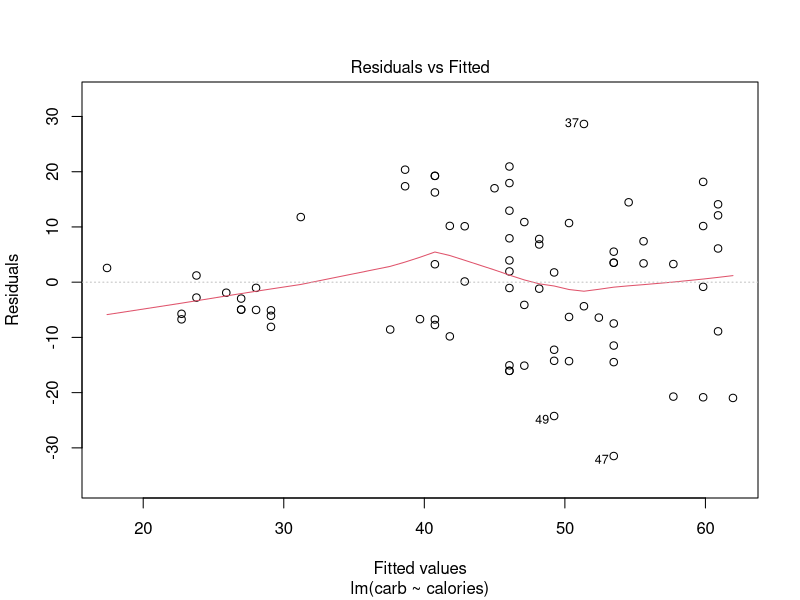
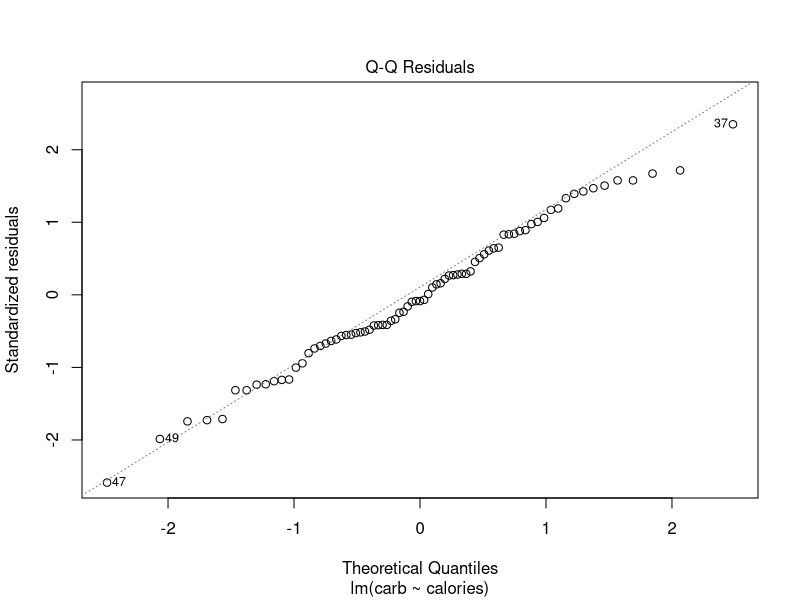
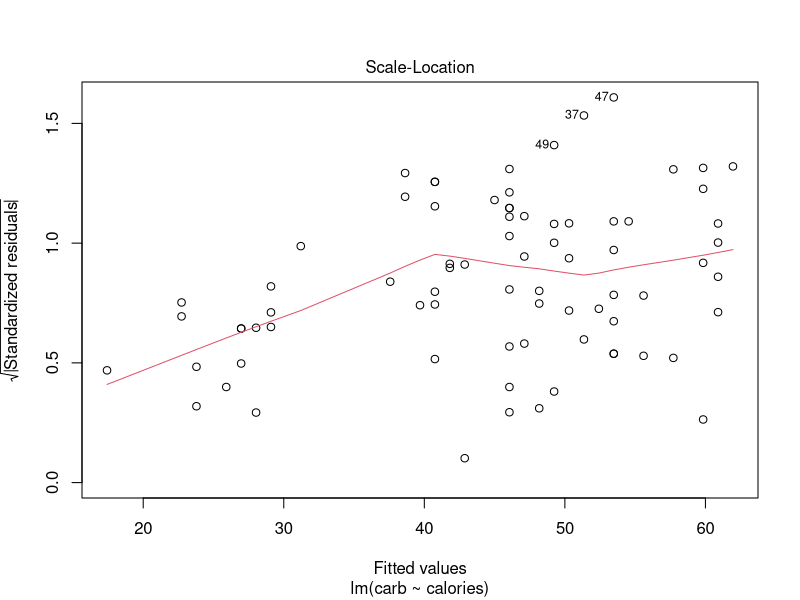
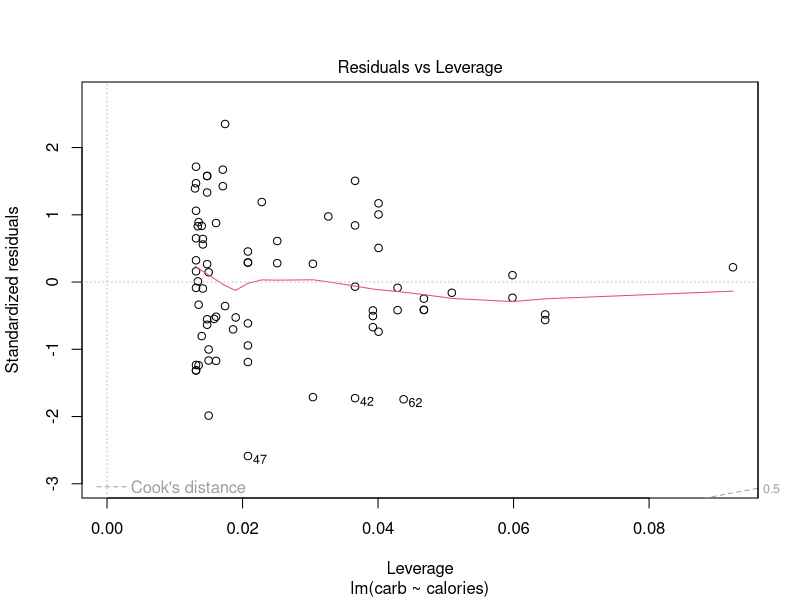
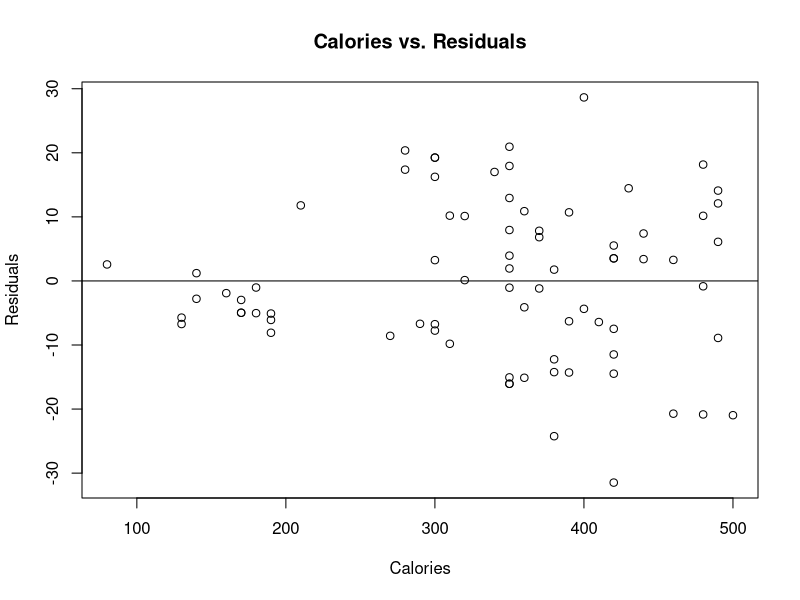
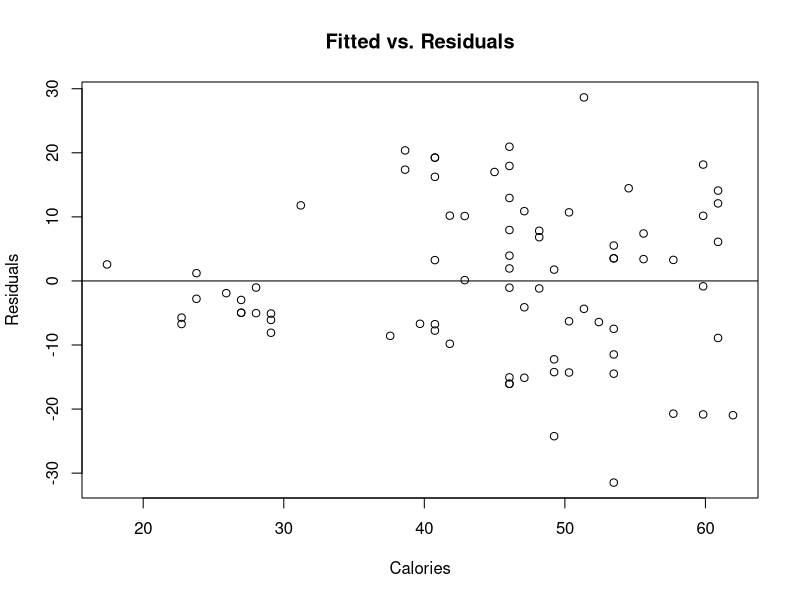
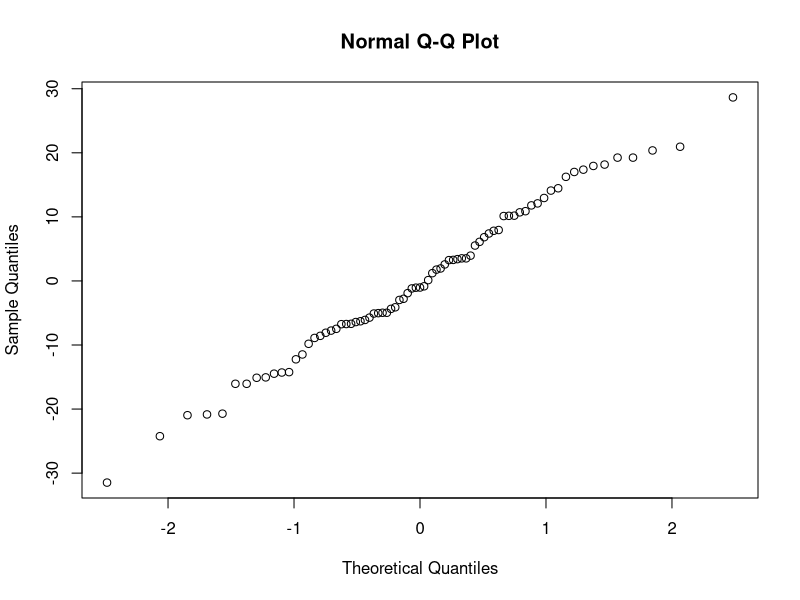

Write R code to recreate these figures, in order.
# =====================================
# Simple Linear Regression
# Part 2
# =====================================

starbucks <- read.csv("starbucks.csv")
head(starbucks)

# ================================
# Residual Analysis
# ================================

# Fit a Linear Regression Model
lm_starbucks<- lm(carb ~ calories, data = starbucks)

# View Coefficients, Standard Errors, and p-Values
summary(lm_starbucks)
class(lm_starbucks)

# Default Plots from R
plot(lm_starbucks)

# Calculate Residuals
starbucks_resid <- residuals(lm_starbucks)
starbucks_fitted <- fitted(lm_starbucks)

plot(starbucks$calories, starbucks_resid, main = 'Calories vs. Residuals',
     xlab = 'Calories', ylab = 'Residuals')
# Add Horizontal Line at 0 
abline(h = 0)

# Fitted vs. Residuals
# Has the Exact Same Pattern, but This is Not the Case with Multiple Linear Regression
plot(starbucks_fitted, starbucks_resid, main = 'Fitted vs. Residuals',
     xlab = 'Calories', ylab = 'Residuals')
# Add Horizontal Line at 0 
abline(h = 0)

# Normal Quantile Plot
qqnorm(starbucks_resid)


# ===============================================
# R-Squared
# ===============================================
summary(lm_starbucks)

# Save the R-Squared as an Object
starbucks_rsq <- summary(lm_starbucks)$r.squared
starbucks_rsq